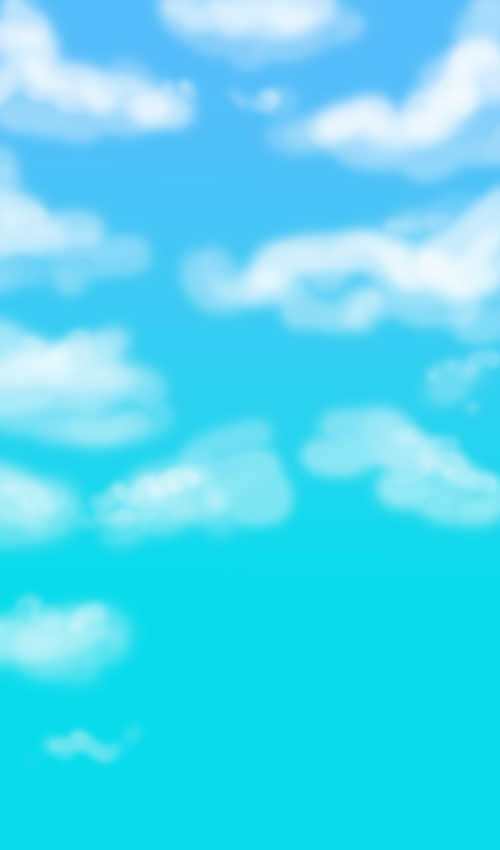
#> input picture assets/Backgrounds/Blue-Sky.png, 1000 x 1700 px (shown at 1/2 size)
$ python nft.py
#> lines starting #> are read from the running program, lines starting #| are printed output that depends on the picture; pictures that were not available may be replaced by others from this repository, and a replacement may not be noted
#!/usr/bin/env python
# coding: utf-8

# Import required libraries
from PIL import Image
import pandas as pd
import numpy as np
import time
import os
import random
from progressbar import progressbar

import warnings
warnings.simplefilter(action='ignore', category=FutureWarning)


# Import configuration file
from config import CONFIG


# Parse the configuration file and make sure it's valid
def parse_config():

    # Input traits must be placed in the assets folder. Change this value if you want to name it something else.
    assets_path = 'assets'

    # Loop through all layers defined in CONFIG
    for layer in CONFIG:

        # Go into assets/ to look for layer folders
        layer_path = os.path.join(assets_path, layer['directory'])

        # Get trait array in sorted order
        traits = sorted([trait for trait in os.listdir(layer_path) if trait[0] != '.'])

        # If layer is not required, add a None to the start of the traits array
        if not layer['required']:
            traits = [None] + traits

        # Generate final rarity weights
        if layer['rarity_weights'] is None:
            rarities = [1 for x in traits]
        elif layer['rarity_weights'] == 'random':
            rarities = [random.random() for x in traits]
        elif type(layer['rarity_weights'] == 'list'):
            assert len(traits) == len(layer['rarity_weights']), "Make sure you have the current number of rarity weights"
            rarities = layer['rarity_weights']
        else:
            raise ValueError("Rarity weights is invalid")

        rarities = get_weighted_rarities(rarities)

        # Re-assign final values to main CONFIG
        layer['rarity_weights'] = rarities
        layer['cum_rarity_weights'] = np.cumsum(rarities)
        layer['traits'] = traits


# Weight rarities and return a numpy array that sums up to 1
def get_weighted_rarities(arr):
    return np.array(arr)/ sum(arr)

# Generate a single image given an array of filepaths representing layers
def generate_single_image(filepaths, output_filename=None):

    # Treat the first layer as the background
    bg = Image.open(os.path.join('assets', filepaths[0]))


    # Loop through layers 1 to n and stack them on top of another
    for filepath in filepaths[1:]:
        img = Image.open(os.path.join('assets', filepath)).convert('RGBA')
        bg.paste(img, (0,0), img)

    # Save the final image into desired location
    if output_filename is not None:
        bg.save(output_filename)
    else:
        # If output filename is not specified, use timestamp to name the image and save it in output/single_images
        if not os.path.exists(os.path.join('output', 'single_images')):
            os.makedirs(os.path.join('output', 'single_images'))
        bg.save(os.path.join('output', 'single_images', str(int(time.time())) + '.png'))


# Generate a single image with all possible traits
# generate_single_image(['Background/green.png',
#                        'Body/brown.png',
#                        'Expressions/standard.png',
#                        'Head Gear/std_crown.png',
#                        'Shirt/blue_dot.png',
#                        'Misc/pokeball.png',
#                        'Hands/standard.png',
#                        'Wristband/yellow.png'])


# Get total number of distinct possible combinations
def get_total_combinations():

    total = 1
    for layer in CONFIG:
        total = total * len(layer['traits'])
    return total


# Select an index based on rarity weights
def select_index(cum_rarities, rand):

    cum_rarities = [0] + list(cum_rarities)
    for i in range(len(cum_rarities) - 1):
        if rand >= cum_rarities[i] and rand <= cum_rarities[i+1]:
            return i

    # Should not reach here if everything works okay
    return None


# Generate a set of traits given rarities
def generate_trait_set_from_config():

    trait_set = []
    trait_paths = []

    for layer in CONFIG:
        # Extract list of traits and cumulative rarity weights
        traits, cum_rarities = layer['traits'], layer['cum_rarity_weights']

        # Generate a random number
        rand_num = random.random()

        # Select an element index based on random number and cumulative rarity weights
        idx = select_index(cum_rarities, rand_num)

        # Add selected trait to trait set
        trait_set.append(traits[idx])

        # Add trait path to trait paths if the trait has been selected
        if traits[idx] is not None:
            trait_path = os.path.join(layer['directory'], traits[idx])
            trait_paths.append(trait_path)

    return trait_set, trait_paths


# Generate the image set. Don't change drop_dup
def generate_images(edition, count, drop_dup=True):

    # Initialize an empty rarity table
    rarity_table = {}
    for layer in CONFIG:
        rarity_table[layer['name']] = []

    # Define output path to output/edition {edition_num}
    op_path = os.path.join('output', 'edition ' + str(edition), 'images')

    # Will require this to name final images as 000, 001,...
    zfill_count = len(str(count - 1))

    # Create output directory if it doesn't exist
    if not os.path.exists(op_path):
        os.makedirs(op_path)

    # Create the images
    for n in progressbar(range(count)):

        # Set image name
        image_name = str(n).zfill(zfill_count) + '.png'

        # Get a random set of valid traits based on rarity weights
        trait_sets, trait_paths = generate_trait_set_from_config()

        # Generate the actual image
        generate_single_image(trait_paths, os.path.join(op_path, image_name))

        # Populate the rarity table with metadata of newly created image
        for idx, trait in enumerate(trait_sets):
            if trait is not None:
                rarity_table[CONFIG[idx]['name']].append(trait[: -1 * len('.png')])
            else:
                rarity_table[CONFIG[idx]['name']].append('none')

    # Create the final rarity table by removing duplicate creat
    rarity_table = pd.DataFrame(rarity_table).drop_duplicates()
    print("Generated %i images, %i are distinct" % (count, rarity_table.shape[0]))

    if drop_dup:
        # Get list of duplicate images
        img_tb_removed = sorted(list(set(range(count)) - set(rarity_table.index)))

        # Remove duplicate images
        print("Removing %i images..." % (len(img_tb_removed)))

        #op_path = os.path.join('output', 'edition ' + str(edition))
        for i in img_tb_removed:
            os.remove(os.path.join(op_path, str(i).zfill(zfill_count) + '.png'))

        # Rename images such that it is sequentialluy numbered
        for idx, img in enumerate(sorted(os.listdir(op_path))):
            os.rename(os.path.join(op_path, img), os.path.join(op_path, str(idx).zfill(zfill_count) + '.png'))


    # Modify rarity table to reflect removals
    rarity_table = rarity_table.reset_index()
    rarity_table = rarity_table.drop('index', axis=1)
    return rarity_table

# Main function. Point of entry
def main():

    print("Checking assets...")
    parse_config()
    print("Assets look great! We are good to go!")
    print()

    tot_comb = get_total_combinations()
    print("You can create a total of %i distinct avatars" % (tot_comb))
    print()

    print("How many avatars would you like to create? Enter a number greater than 0: ")
    while True:
        num_avatars = int(input())
        if num_avatars > 0:
            break
#> this loop made 1 pass; the answer given on pass 1: 3

    print("What would you like to call this edition?: ")
    edition_name = input()
#> the answer given: assets/Accessories/Bandana.png

    print("Starting task...")
    rt = generate_images(edition_name, num_avatars)
#> in generate_single_image, bg is the input picture: PIL image 1000x1700 RGB; mean R, G, B 79.9, 217.4, 242.4
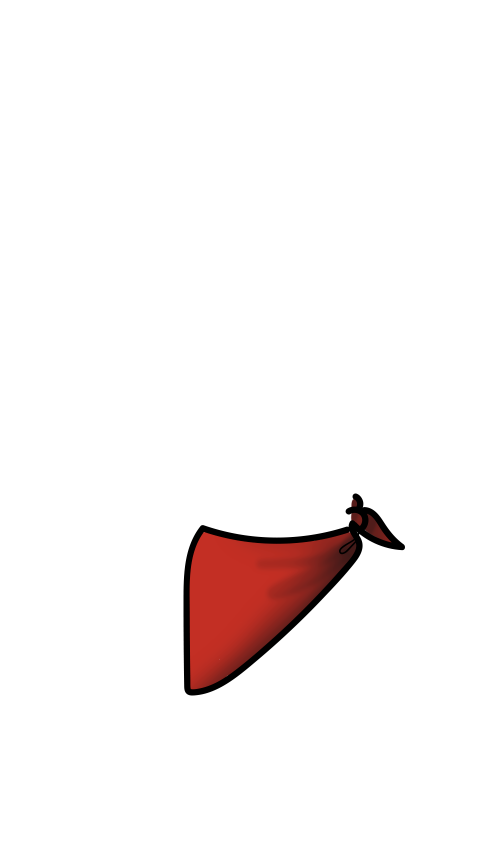
#> input picture assets/Accessories/Bandana.png, 1000 x 1700 px, given as the content of the folder assets/Body, which was not available (shown at 1/2 size)
#> in generate_single_image, img is the input picture: PIL image 1000x1700 RGBA; mean R, G, B, A 248.9, 244.2, 243.9, 12.2
#> in generate_single_image, `bg.paste(img, (0,0), img)`:
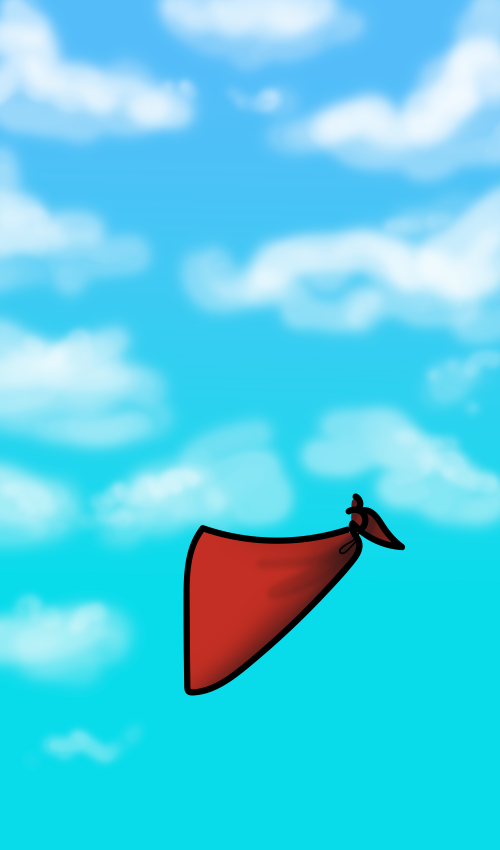
#> bg: PIL image 1000x1700 RGB (shown at 1/2 size); mean R, G, B 85.6, 208.4, 232.3
#> in generate_single_image, `bg.save(output_filename)`:
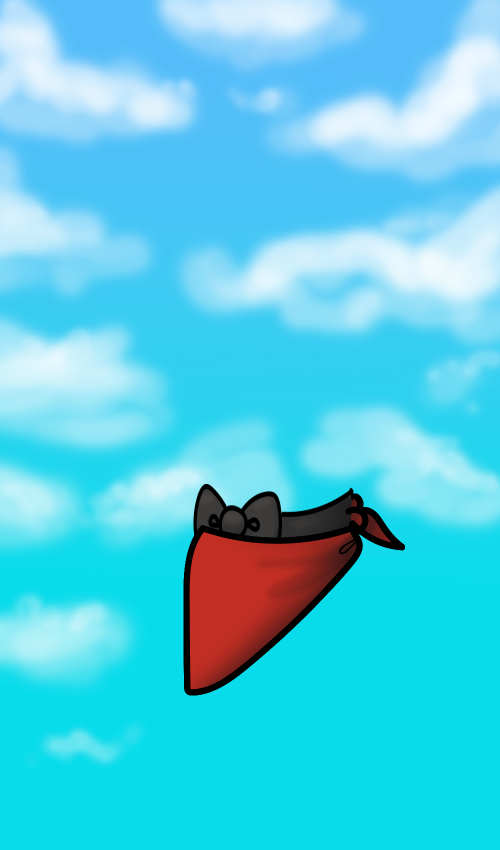
#> saved as 0.png: PIL image 1000x1700 RGB (shown at 1/2 size); mean R, G, B 85.1, 206.1, 229.8

    print("Saving metadata...")
    rt.to_csv(os.path.join('output', 'edition ' + str(edition_name), 'metadata.csv'))

    print("Task complete!")


# Run the main function
main()
